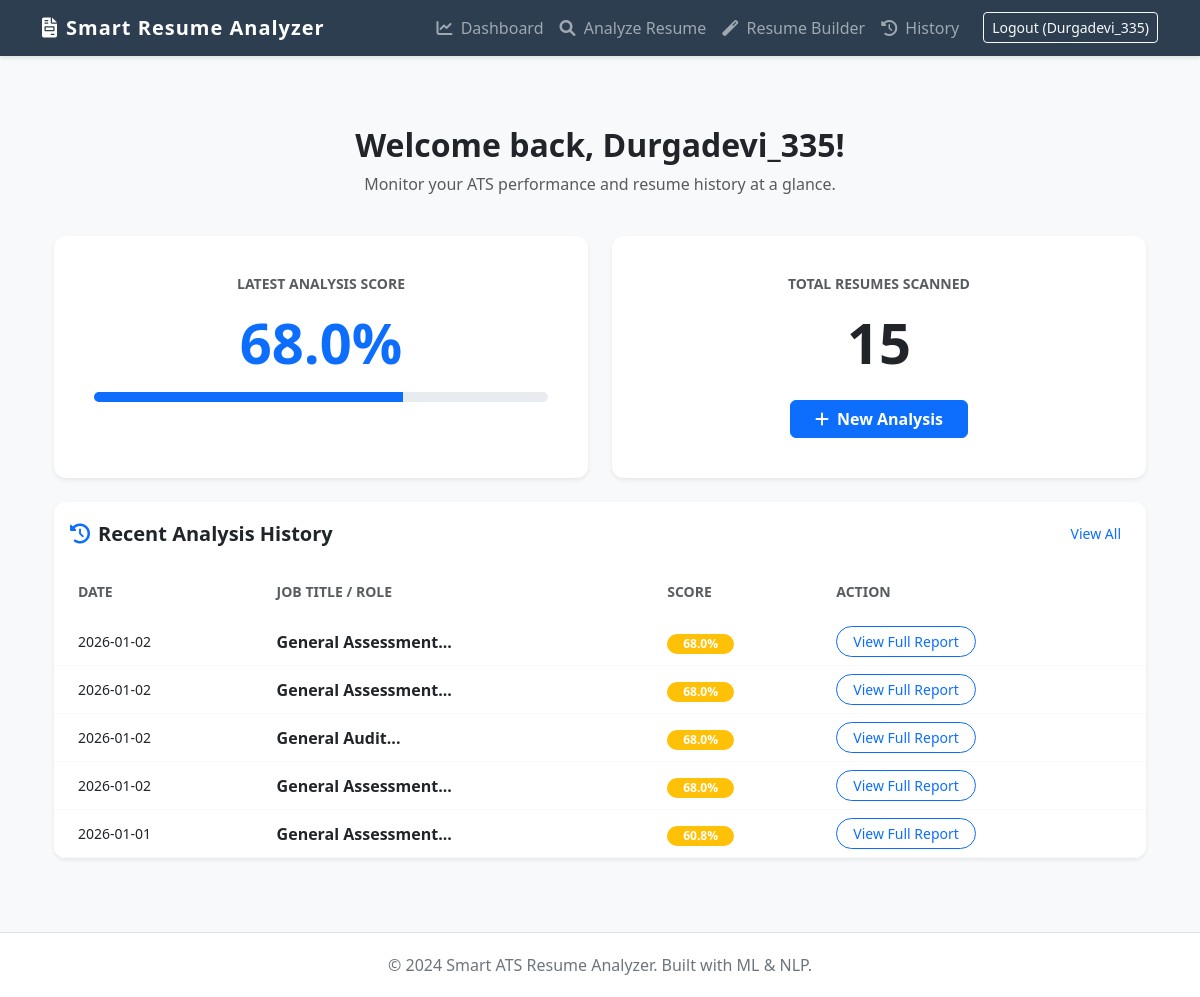
The page /dashboard (signed in) on the database its author committed.
### database.py (models this page shows, shortened)
class User(UserMixin, db.Model):
    __tablename__ = 'user'
    id = db.Column(db.Integer, primary_key=True)
    username = db.Column(db.String(50), unique=True, nullable=False)
    email = db.Column(db.String(100), unique=True, nullable=False)
    password = db.Column(db.String(200), nullable=False)
    scans = db.relationship('History', backref='owner', lazy=True, cascade="all, delete-orphan")

class History(db.Model):
    __tablename__ = 'history'
    id = db.Column(db.Integer, primary_key=True)
    job_title = db.Column(db.String(100))
    score = db.Column(db.Float)
    full_report_json = db.Column(db.Text)
    date = db.Column(db.DateTime, default=datetime.utcnow)
    user_id = db.Column(db.Integer, db.ForeignKey('user.id'), nullable=False)

### app.py (the view)
@app.route('/dashboard')
@login_required
def dashboard():
    user_history = History.query.filter_by(user_id=current_user.id).order_by(History.date.desc()).all()
    latest = History.query.filter_by(user_id=current_user.id).order_by(History.date.desc()).first()
    return render_template('dashboard.html',
                           history=user_history[:5],
                           total_scans=len(user_history),
                           latest_score=latest.score if latest else 0)

### app.py (called while the page is built)
@login_manager.user_loader
def load_user(user_id):
    return User.query.get(int(user_id))

### templates/dashboard.html (shortened to what this page needs)
{% extends "base.html" %}
{% block content %}
<div class="container-fluid py-4">
    <div class="row mb-4">
        <div class="col-md-12 text-center">
            <h2 class="fw-bold text-dark">Welcome back, {{ current_user.username }}!</h2>
            <p class="text-muted">Monitor your ATS performance and resume history at a glance.</p>
        </div>
    </div>
    <div class="row mb-4">
        <div class="col-md-6">
            <div class="card shadow-sm border-0 text-center p-4 h-100">
                <div class="card-body">
                    <h6 class="text-uppercase text-muted small fw-bold mb-3">Latest Analysis Score</h6>
                    <h2 class="display-4 fw-bold text-primary">{{ latest_score if latest_score else 0 }}%</h2>
                    <div class="progress mt-3" style="height: 10px; border-radius: 5px;">
                        <div class="progress-bar bg-primary" role="progressbar" style="width: {{ latest_score }}%"></div>
                    </div>
                </div>
            </div>
        </div>
        <div class="col-md-6">
            <div class="card shadow-sm border-0 text-center p-4 h-100">
                <div class="card-body d-flex flex-column justify-content-center align-items-center">
                    <h6 class="text-uppercase text-muted small fw-bold mb-3">Total Resumes Scanned</h6>
                    <h2 class="display-4 fw-bold text-dark">{{ total_scans }}</h2>
                    <a href="{{ url_for('analyze') }}" class="btn btn-primary mt-3 px-4 fw-bold">
                        <i class="fas fa-plus me-2"></i>New Analysis
                    </a>
                </div>
            </div>
        </div>
    </div>
    <div class="row">
        <div class="col-md-12">
            <div class="card shadow-sm border-0 overflow-hidden">
                <div class="card-header bg-white py-3 border-0 d-flex justify-content-between align-items-center">
                    <h5 class="mb-0 fw-bold text-dark"><i class="fas fa-history me-2 text-primary"></i>Recent Analysis History</h5>
                    <a href="{{ url_for('history') }}" class="btn btn-sm btn-link text-decoration-none">View All</a>
                </div>
                <div class="table-responsive">
                    <table class="table table-hover align-middle mb-0">
                        <thead class="bg-light">
                            <tr>
                                <th class="ps-4 py-3 text-muted small">DATE</th>
                                <th class="py-3 text-muted small">JOB TITLE / ROLE</th>
                                <th class="py-3 text-muted small">SCORE</th>
                                <th class="py-3 text-muted small">ACTION</th>
                            </tr>
                        </thead>
                        <tbody>
                            {% for item in history %}
                            <tr>
                                <td class="ps-4 small">{{ item.date.strftime('%Y-%m-%d') }}</td>
                                <td>
                                    <div class="fw-bold text-dark">{{ item.job_title[:50] }}...</div>
                                </td>
                                <td>
                                    <span class="badge rounded-pill bg-{{ 'success' if item.score >= 70 else 'warning' if item.score >= 50 else 'danger' }} px-3">
                                        {{ item.score }}%
                                    </span>
                                </td>
                                <td>
                                    <a href="{{ url_for('view_report', report_id=item.id) }}" class="btn btn-sm btn-outline-primary rounded-pill px-3">
                                        View Full Report
                                    </a>
                                </td>
                            </tr>
                            {% else %}
                            <tr>
                                <td colspan="4" class="text-center py-5 text-muted italic">
                                    No resume scans found. Click 'New Analysis' to get started!
                                </td>
                            </tr>
                            {% endfor %}
                        </tbody>
                    </table>
                </div>
            </div>
        </div>
    </div>
</div>
{% endblock %}

### templates/base.html (shortened to what this page needs)
<!DOCTYPE html>
<html lang="en">
<head>
    <link href="https://cdn.jsdelivr.net/npm/bootstrap@5.3.0/dist/css/bootstrap.min.css" rel="stylesheet">
    <link rel="stylesheet" href="https://cdnjs.cloudflare.com/ajax/libs/font-awesome/6.0.0/css/all.min.css">
    <link rel="stylesheet" href="{{ url_for('static', filename='css/dashboard.css') }}">
</head>
<body>
    <nav class="navbar navbar-expand-lg navbar-dark sticky-top">
        <div class="container">
            <a class="navbar-brand" href="{{ url_for('dashboard') }}">
                <i class="fas fa-file-invoice me-2"></i>Smart Resume Analyzer
            </a>
            <div class="collapse navbar-collapse" id="navbarNav">
                <ul class="navbar-nav ms-auto">
                    {% if current_user.is_authenticated %}
                        <li class="nav-item">
                            <a class="nav-link" href="{{ url_for('dashboard') }}">
                                <i class="fas fa-chart-line me-1"></i> Dashboard
                            </a>
                        </li>
                        <li class="nav-item">
                            <a class="nav-link" href="{{ url_for('analyze') }}">
                                <i class="fas fa-search me-1"></i> Analyze Resume
                            </a>
                        </li>
                        <li class="nav-item">
                            <a class="nav-link" href="{{ url_for('builder') }}">
                                <i class="fas fa-magic me-1"></i> Resume Builder
                            </a>
                        </li>
                        <li class="nav-item">
                            <a class="nav-link" href="{{ url_for('history') }}">
                                <i class="fas fa-history me-1"></i> History
                            </a>
                        </li>
                        <li class="nav-item ms-lg-3">
                            <a class="btn btn-outline-light btn-sm mt-1" href="{{ url_for('logout') }}">
                                Logout ({{ current_user.username }})
                            </a>
                        </li>
                    {% endif %}
                </ul>
            </div>
        </div>
    </nav>
    <main class="container main-content">
        {% block content %}{% endblock %}
    </main>
    <footer class="footer mt-auto">
        <div class="container">
            <p class="mb-0">&copy; 2024 Smart ATS Resume Analyzer. Built with ML & NLP.</p>
        </div>
    </footer>
</body>
</html>

### static/css/dashboard.css (style rules this page uses)
:root { --primary-blue: #3498db; --dark-navy: #2c3e50; --success-green: #2ecc71; --danger-red: #e74c3c; --light-gray: #f4f7f6; --card-shadow: 0 4px 12px rgba(0,0,0,0.08); }
body { background-color: var(--light-gray); color: #333; }
.card { border-radius: 12px; transition: transform 0.2s ease, box-shadow 0.2s ease; }
.card-header { border-bottom: 1px solid rgba(0,0,0,0.05); }

### templates/base.html (style rules this page uses)
:root { --primary-dark: #2c3e50; --accent-blue: #3498db; --light-bg: #f8f9fa; }
body { background-color: var(--light-bg); font-family: 'Segoe UI', Tahoma, Geneva, Verdana, sans-serif; }
.navbar { background-color: var(--primary-dark); box-shadow: 0 2px 4px rgba(0,0,0,0.1); }
.navbar-brand { font-weight: bold; letter-spacing: 1px; }
.nav-link { transition: color 0.3s ease; }
.main-content { padding-top: 30px; padding-bottom: 50px; }
.footer { background: #fff; padding: 20px 0; border-top: 1px solid #dee2e6; text-align: center; color: #6c757d; }

### templates/dashboard.html (style rules this page uses)
.card { transition: transform 0.2s ease-in-out; }
.table thead th { border-bottom: none; }
.table tbody tr td { border-bottom: 1px solid #f8f9fa; }

### rows shown on the page
User: username "Durgadevi_335"
History: score "68.0", date "2026-01-02", job_title "General Assessment"
History: date "2026-01-02", job_title "General Assessment", score "68.0"
History: date "2026-01-02", job_title "General Audit", score "68.0"
History: date "2026-01-02", job_title "General Assessment", score "68.0"
History: date "2026-01-01", job_title "General Assessment", score "60.8"

### other values the page prints
{{ total_scans }} "15"
